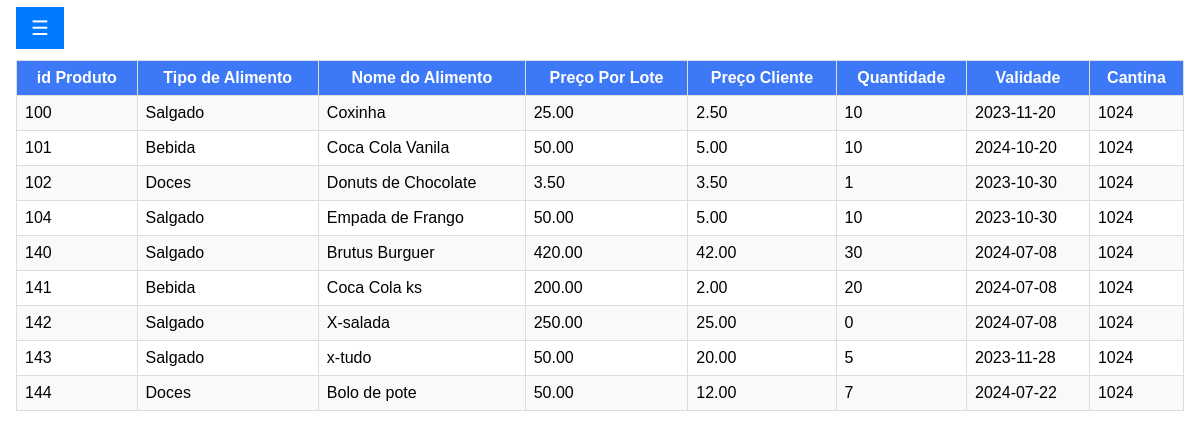
The app's page /Adm/tela_adm/estoque.php with its own data.
### tables this page shows
CREATE TABLE `Produtos` (
  `idProd` int(11) NOT NULL,
  `tipoAlimento` varchar(50) NOT NULL,
  `nomeAlimento` varchar(100) NOT NULL,
  `preço_lote` decimal(10,2) NOT NULL,
  `preço_cliente` decimal(10,2) NOT NULL,
  `quantidade` int(11) NOT NULL,
  `validade` date NOT NULL,
  `idCant` int(11) NOT NULL,
  `imagem` longblob DEFAULT NULL
);

### Adm/tela_adm/estoque.php (the view, shortened to what this page needs)
<!DOCTYPE html>
<html lang="pt-br">
<head>
    <link rel="stylesheet" type="text/css" href="styleprodutos.css">
    <link rel="stylesheet" type="text/css" href="sidemenu.css">
</head>
<body>
        <div id="main">
            <span class="openbtn" onclick="openNav()">&#9776;</span>
        <table>
            <tr>
                <th>id Produto</th>
                <th>Tipo de Alimento</th>
                <th>Nome do Alimento</th>
                <th>Preço Por Lote</th>
                <th>Preço Cliente</th>
                <th>Quantidade</th>
                <th>Validade</th>
                <th>Cantina</th>
            </tr>
            <?php
            $servername = "45.152.44.154";
            $username = "u451416913_grupo05";
            $password = "Grupo05@123";
            $dbname = "u451416913_grupo05";
            $conn = new mysqli($servername, $username, $password, $dbname);
            $sql = "SELECT idProd, tipoAlimento, nomeAlimento, preço_lote, preço_cliente, quantidade, validade, idCant FROM Produtos";
            $result = $conn->query($sql);
            if ($result->num_rows > 0) {
                while ($row = $result->fetch_assoc()) {
                    echo "<tr>";
                    echo "<td>" . $row["idProd"] . "</td>";
                    echo "<td>" . $row["tipoAlimento"] . "</td>";
                    echo "<td>" . $row["nomeAlimento"] . "</td>";
                    echo "<td>" . $row["preço_lote"] . "</td>";
                    echo "<td>" . $row["preço_cliente"] . "</td>";
                    echo "<td>" . $row["quantidade"] . "</td>";
                    echo "<td>" . $row["validade"] . "</td>";
                    echo "<td>" . $row["idCant"] . "</td>";
                    echo "</tr>";
                }
            } else {
                echo "<tr><td colspan='5'>Nenhum registro encontrado.</td></tr>";
            }
            ?>
        </table>
</body>
</html>

### Adm/tela_adm/styleprodutos.css (style rules this page uses)
table { border-collapse: collapse; width: 100%; margin-top: 20px; }
th, td { border: 1px solid #ddd; padding: 8px; font-weight: normal; }
th { background-color: #3d78f7; color: white; font-weight: bold; }
tr:nth-child(even) { background-color: #f9f9f9; }

### Adm/tela_adm/sidemenu.css (style rules this page uses)
body { margin: 0; padding: 0; font-family: Arial, sans-serif; }
#main { transition: margin-left .5s; padding: 16px; margin-left: 0; }
.openbtn { font-size: 20px; cursor: pointer; background-color: #007bff;; color: #FFF; padding: 10px 15px; border: none; transition: background-color 0.3s; }

### records on screen
produtos: idProd "100", tipoAlimento "Salgado", nomeAlimento "Coxinha", preço_lote "25.00", preço_cliente "2.50", quantidade "10", validade "2023-11-20", idCant "1024"
produtos: idProd "101", tipoAlimento "Bebida", nomeAlimento "Coca Cola Vanila", preço_lote "50.00", preço_cliente "5.00", quantidade "10", validade "2024-10-20", idCant "1024"
produtos: idProd "102", tipoAlimento "Doces", nomeAlimento "Donuts de Chocolate", preço_lote "3.50", preço_cliente "3.50", quantidade "1", validade "2023-10-30", idCant "1024"
produtos: idProd "104", tipoAlimento "Salgado", nomeAlimento "Empada de Frango", preço_lote "50.00", preço_cliente "5.00", quantidade "10", validade "2023-10-30", idCant "1024"
produtos: idProd "140", tipoAlimento "Salgado", nomeAlimento "Brutus Burguer", preço_lote "420.00", preço_cliente "42.00", quantidade "30", validade "2024-07-08", idCant "1024"
produtos: idProd "141", tipoAlimento "Bebida", nomeAlimento "Coca Cola ks", preço_lote "200.00", preço_cliente "2.00", quantidade "20", validade "2024-07-08", idCant "1024"
produtos: idProd "142", tipoAlimento "Salgado", nomeAlimento "X-salada", preço_lote "250.00", preço_cliente "25.00", quantidade "0", validade "2024-07-08", idCant "1024"
produtos: idProd "143", tipoAlimento "Salgado", nomeAlimento "x-tudo", preço_lote "50.00", preço_cliente "20.00", quantidade "5", validade "2023-11-28", idCant "1024"
produtos: idProd "144", tipoAlimento "Doces", nomeAlimento "Bolo de pote", preço_lote "50.00", preço_cliente "12.00", quantidade "7", validade "2024-07-22", idCant "1024"
